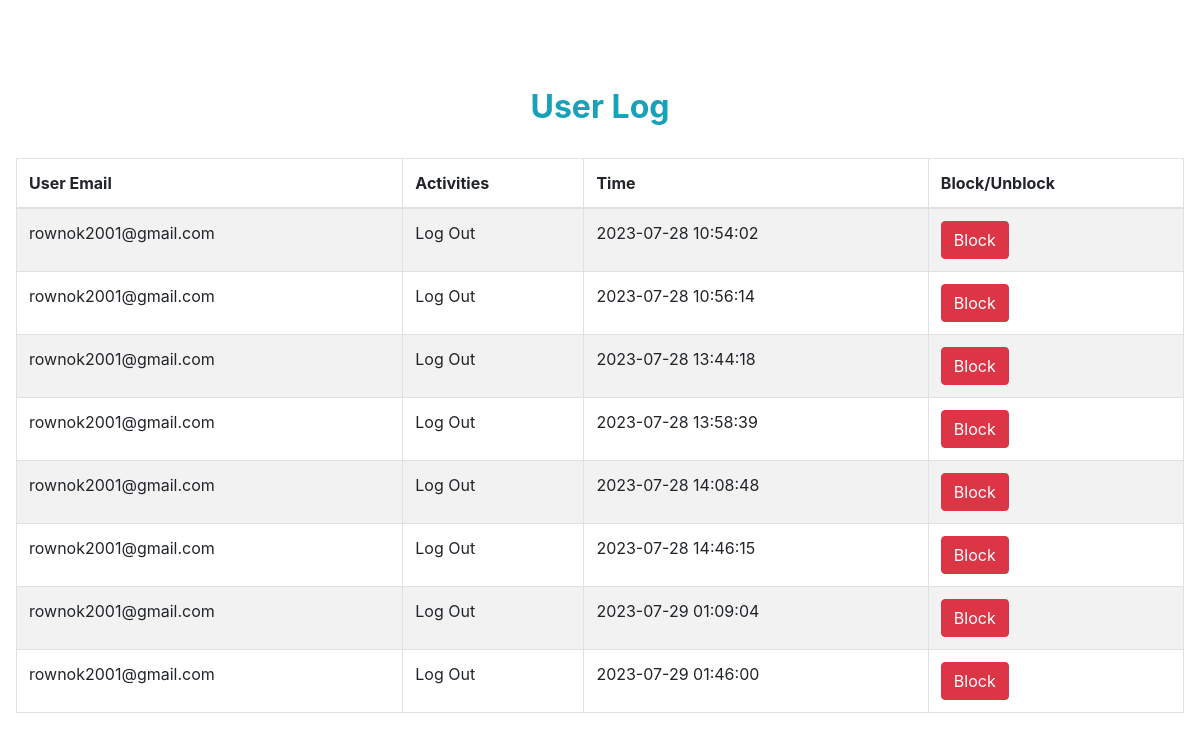
The app's page /userlog.php (signed in), older data.
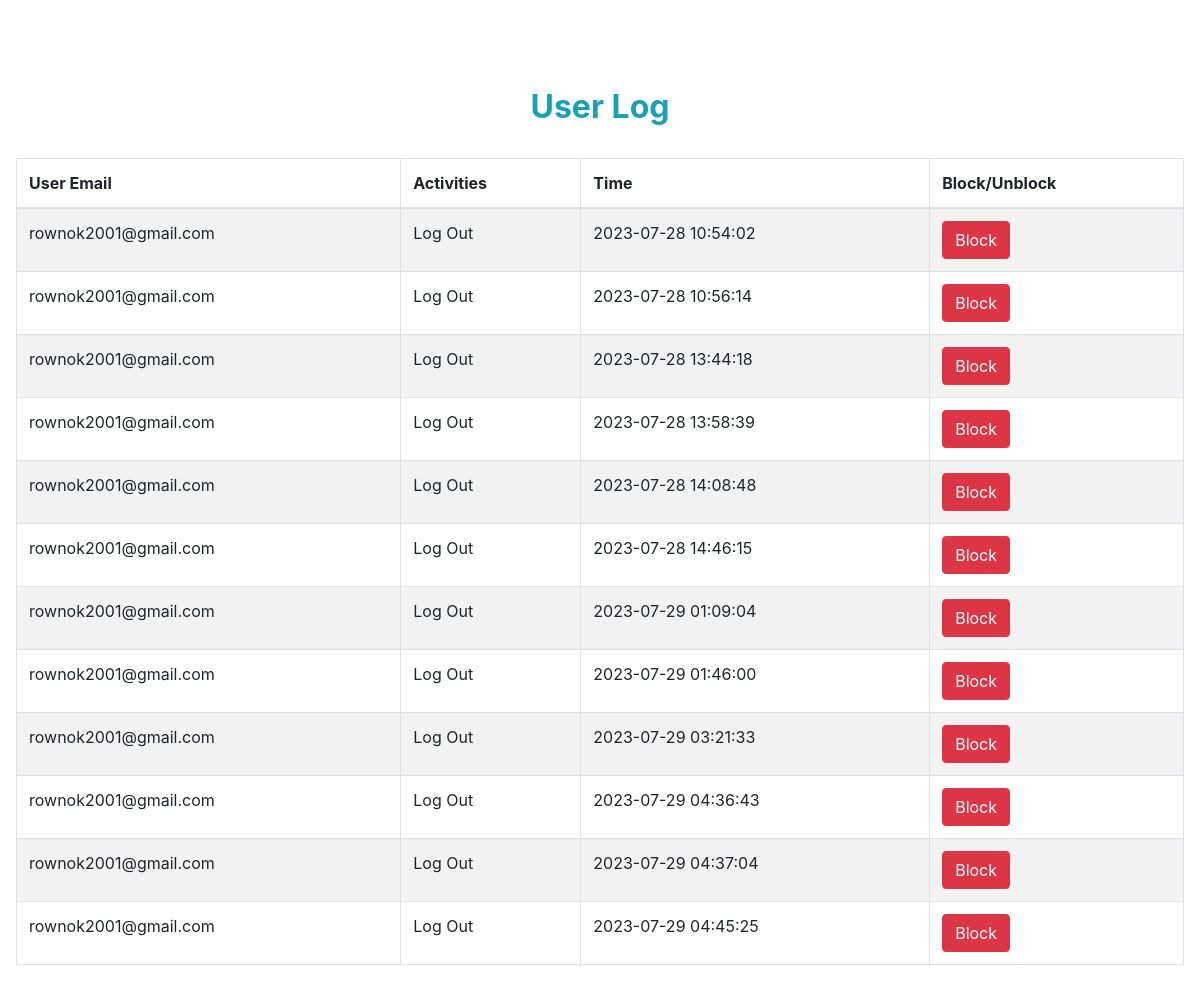
The same page, newer data.
### tables this page shows
CREATE TABLE `log` (
  `id` int(10) NOT NULL,
  `email` varchar(50) NOT NULL,
  `activity` varchar(50) NOT NULL,
  `time` timestamp NOT NULL DEFAULT current_timestamp() ON UPDATE current_timestamp()
);

### userlog.php (the view, shortened to what this page needs)
<!DOCTYPE html>
<html lang="en">
<head>
    <link rel="stylesheet" href="https://cdnjs.cloudflare.com/ajax/libs/twitter-bootstrap/4.5.2/css/bootstrap.css">
    <link rel="stylesheet" href="https://cdn.datatables.net/1.10.23/css/dataTables.bootstrap4.min.css">
</head>
<body>
    <div class="p-3 mb-5 bg-white rounded">
        <h2 class="text-center p-4 text-capitalize text-info top mt-5"><strong>User log</strong></h2>
        <table id="example" class="table table-striped table-bordered" style="width:100%">
            <thead>
                <tr>
                    <th>User Email</th>
                    <th>Activities</th>
                    <th>Time</th>
                    <th>Block/Unblock</th>
                </tr>
            </thead>
            <tbody>
                <?php
                include '_dbconnect.php';
                $sql = "SELECT *  FROM log";
                $result = mysqli_query($con, $sql);
                $num1 = mysqli_num_rows($result);
                if ($num1 > 0) {
                    while ($row = $result->fetch_assoc()) {
                        $u_email=$row["email"];
                ?>
                        <tr>
                            <td> <?php echo $row["email"] ?></td>
                            <td> <?php echo $row["activity"] ?></td>
                            <td> <?php echo $row["time"] ?></td>
                            <?php
                            $sql2 = "SELECT * FROM user where email='$u_email';";
                            $result2 = mysqli_query($con, $sql2);
                            while ($row2 = $result2->fetch_assoc()) {
                                $block= $row2["block"];
                            }
                            ?>
                            <?php if($block=="no"){ ?>
                            <td> <a class="btn btn-danger" href="block.php?id=<?php echo urlencode($row['email'])?>">Block</a> </td>
                            <?php }?>
                        </tr>
                <?php
                    }
                }
                ?>
            </tbody>
        </table>
    </div>
</body>
</html>

Row changes from the older to the newer data that the page shows:
added log: email "rownok2001@gmail.com", activity "Log Out", time "2023-07-29 03:21:33"
added log: email "rownok2001@gmail.com", activity "Log Out", time "2023-07-29 04:36:43"
added log: email "rownok2001@gmail.com", activity "Log Out", time "2023-07-29 04:37:04"
added log: email "rownok2001@gmail.com", activity "Log Out", time "2023-07-29 04:45:25"
